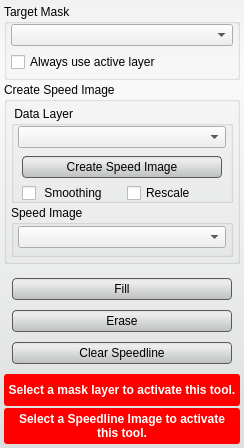
<?xml version="1.0" encoding="UTF-8"?>
<ui version="4.0">
 <class>SpeedlineToolInterface</class>
 <widget class="QWidget" name="SpeedlineToolInterface">
  <property name="geometry">
   <rect>
    <x>0</x>
    <y>0</y>
    <width>244</width>
    <height>448</height>
   </rect>
  </property>
  <property name="sizePolicy">
   <sizepolicy hsizetype="MinimumExpanding" vsizetype="Fixed">
    <horstretch>0</horstretch>
    <verstretch>0</verstretch>
   </sizepolicy>
  </property>
  <property name="windowTitle">
   <string>Speedline Tool</string>
  </property>
  <property name="styleSheet">
   <string notr="true">QWidget#SpeedlineToolInterface{
  border-radius: 3px;
  background-color: qlineargradient(spread:pad, x1:0.5, y1:0, x2:0.5, y2:0.960227, stop:0 rgba(241, 241, 241, 255), stop:0.155779 rgba(250, 250, 250, 255), stop:1 rgba(222, 224, 224, 255));       
}

QPushButton{
  background-color: qlineargradient(spread:pad, x1:0.5, y1:0, x2:0.5, y2:0.960227, stop:0 rgba(221, 221, 221, 255), stop:0.155779 rgba(238, 238, 238, 255), stop:1 rgba(192, 194, 194, 255));
  border-radius: 4px;
  border: 1px solid rgb(90, 90, 90);
  margin:4px;
}

QPushButton:hover{
  background-color: qlineargradient(spread:pad, x1:0.5, y1:0, x2:0.5, y2:1, stop:0 rgba(195, 195, 195, 255), stop:0.253769 rgba(206, 206, 206, 255), stop:1 rgba(185, 185, 185, 255));
  border-radius: 4px;
  border: 1px solid rgb(90, 90, 90);
  margin:4px;
}

QPushButton:pressed{
  background-color: qlineargradient(spread:pad, x1:0.5, y1:0, x2:0.5, y2:1, stop:0 rgba(150, 150, 150, 255), stop:0.753769 rgba(206, 206, 206, 255), stop:1 rgba(185, 185, 185, 255));
  border-radius: 4px;
  border: 1px solid rgb(90, 90, 90);
  margin:4px;
}</string>
  </property>
  <layout class="QVBoxLayout" name="verticalLayout_5">
   <property name="spacing">
    <number>2</number>
   </property>
   <property name="margin">
    <number>4</number>
   </property>
   <item>
    <widget class="QGroupBox" name="target_groupbox_">
     <property name="minimumSize">
      <size>
       <width>0</width>
       <height>76</height>
      </size>
     </property>
     <property name="maximumSize">
      <size>
       <width>16777215</width>
       <height>76</height>
      </size>
     </property>
     <property name="title">
      <string>Target Mask</string>
     </property>
     <layout class="QVBoxLayout" name="verticalLayout_4">
      <property name="spacing">
       <number>6</number>
      </property>
      <property name="leftMargin">
       <number>4</number>
      </property>
      <property name="topMargin">
       <number>0</number>
      </property>
      <property name="rightMargin">
       <number>4</number>
      </property>
      <property name="bottomMargin">
       <number>4</number>
      </property>
      <item>
       <widget class="QtUtils::QtDropableComboBox" name="target_mask_">
        <property name="sizePolicy">
         <sizepolicy hsizetype="Ignored" vsizetype="Fixed">
          <horstretch>0</horstretch>
          <verstretch>0</verstretch>
         </sizepolicy>
        </property>
       </widget>
      </item>
      <item>
       <widget class="QWidget" name="widget_2" native="true">
        <property name="minimumSize">
         <size>
          <width>0</width>
          <height>20</height>
         </size>
        </property>
        <layout class="QHBoxLayout" name="horizontalLayout">
         <property name="spacing">
          <number>0</number>
         </property>
         <property name="margin">
          <number>0</number>
         </property>
         <item>
          <widget class="QCheckBox" name="use_active_layer_">
           <property name="text">
            <string>Always use active layer</string>
           </property>
          </widget>
         </item>
        </layout>
       </widget>
      </item>
     </layout>
    </widget>
   </item>
   <item>
    <widget class="QGroupBox" name="size_groupbox_">
     <property name="sizePolicy">
      <sizepolicy hsizetype="Ignored" vsizetype="Preferred">
       <horstretch>0</horstretch>
       <verstretch>0</verstretch>
      </sizepolicy>
     </property>
     <property name="title">
      <string>Create Speed Image</string>
     </property>
     <layout class="QVBoxLayout" name="verticalLayout_2">
      <property name="spacing">
       <number>2</number>
      </property>
      <property name="margin">
       <number>4</number>
      </property>
      <item>
       <widget class="QGroupBox" name="connected_to_mask_groupbox_">
        <property name="title">
         <string> Data Layer </string>
        </property>
        <property name="alignment">
         <set>Qt::AlignLeading|Qt::AlignLeft|Qt::AlignTop</set>
        </property>
        <layout class="QVBoxLayout" name="verticalLayout_6">
         <property name="spacing">
          <number>4</number>
         </property>
         <property name="leftMargin">
          <number>4</number>
         </property>
         <property name="topMargin">
          <number>0</number>
         </property>
         <property name="rightMargin">
          <number>4</number>
         </property>
         <property name="bottomMargin">
          <number>0</number>
         </property>
         <item>
          <widget class="QtUtils::QtDropableComboBox" name="target_data_layer_">
           <property name="sizePolicy">
            <sizepolicy hsizetype="Ignored" vsizetype="Fixed">
             <horstretch>0</horstretch>
             <verstretch>0</verstretch>
            </sizepolicy>
           </property>
          </widget>
         </item>
         <item>
          <widget class="QWidget" name="widget_3" native="true">
           <property name="sizePolicy">
            <sizepolicy hsizetype="Ignored" vsizetype="Preferred">
             <horstretch>33</horstretch>
             <verstretch>0</verstretch>
            </sizepolicy>
           </property>
           <property name="minimumSize">
            <size>
             <width>120</width>
             <height>36</height>
            </size>
           </property>
           <layout class="QVBoxLayout" name="verticalLayout_3">
            <property name="spacing">
             <number>4</number>
            </property>
            <property name="margin">
             <number>0</number>
            </property>
            <item>
             <widget class="QPushButton" name="run_gradient_button_">
              <property name="minimumSize">
               <size>
                <width>0</width>
                <height>30</height>
               </size>
              </property>
              <property name="text">
               <string>Create Speed Image</string>
              </property>
             </widget>
            </item>
            <item>
             <widget class="QWidget" name="widget_4" native="true">
              <layout class="QHBoxLayout" name="horizontalLayout_2">
               <property name="spacing">
                <number>10</number>
               </property>
               <property name="leftMargin">
                <number>4</number>
               </property>
               <property name="topMargin">
                <number>0</number>
               </property>
               <property name="rightMargin">
                <number>4</number>
               </property>
               <property name="bottomMargin">
                <number>0</number>
               </property>
               <item>
                <widget class="QCheckBox" name="use_smooth_">
                 <property name="sizePolicy">
                  <sizepolicy hsizetype="Minimum" vsizetype="Fixed">
                   <horstretch>0</horstretch>
                   <verstretch>0</verstretch>
                  </sizepolicy>
                 </property>
                 <property name="minimumSize">
                  <size>
                   <width>0</width>
                   <height>30</height>
                  </size>
                 </property>
                 <property name="text">
                  <string> Smoothing</string>
                 </property>
                </widget>
               </item>
               <item>
                <widget class="QCheckBox" name="use_rescale_">
                 <property name="sizePolicy">
                  <sizepolicy hsizetype="Minimum" vsizetype="Fixed">
                   <horstretch>0</horstretch>
                   <verstretch>0</verstretch>
                  </sizepolicy>
                 </property>
                 <property name="minimumSize">
                  <size>
                   <width>0</width>
                   <height>30</height>
                  </size>
                 </property>
                 <property name="text">
                  <string>Rescale</string>
                 </property>
                </widget>
               </item>
              </layout>
             </widget>
            </item>
           </layout>
          </widget>
         </item>
        </layout>
       </widget>
      </item>
      <item>
       <widget class="QGroupBox" name="connected_to_gradient_groupbox_">
        <property name="sizePolicy">
         <sizepolicy hsizetype="Ignored" vsizetype="Preferred">
          <horstretch>0</horstretch>
          <verstretch>0</verstretch>
         </sizepolicy>
        </property>
        <property name="minimumSize">
         <size>
          <width>0</width>
          <height>52</height>
         </size>
        </property>
        <property name="maximumSize">
         <size>
          <width>16777215</width>
          <height>52</height>
         </size>
        </property>
        <property name="title">
         <string>Speed Image</string>
        </property>
        <property name="alignment">
         <set>Qt::AlignLeading|Qt::AlignLeft|Qt::AlignTop</set>
        </property>
        <layout class="QHBoxLayout" name="horizontalLayout_3">
         <property name="spacing">
          <number>0</number>
         </property>
         <property name="leftMargin">
          <number>4</number>
         </property>
         <property name="topMargin">
          <number>0</number>
         </property>
         <property name="rightMargin">
          <number>4</number>
         </property>
         <property name="bottomMargin">
          <number>4</number>
         </property>
         <item>
          <widget class="QtUtils::QtDropableComboBox" name="gradient_layer_">
           <property name="sizePolicy">
            <sizepolicy hsizetype="Ignored" vsizetype="Fixed">
             <horstretch>0</horstretch>
             <verstretch>0</verstretch>
            </sizepolicy>
           </property>
          </widget>
         </item>
        </layout>
       </widget>
      </item>
     </layout>
    </widget>
   </item>
   <item>
    <widget class="QtUtils::QtLogSliderIntCombo" name="iterations_" native="true"/>
   </item>
   <item>
    <widget class="QtUtils::QtSliderDoubleCombo" name="termination_" native="true"/>
   </item>
   <item>
    <widget class="QWidget" name="widget" native="true">
     <layout class="QVBoxLayout" name="verticalLayout">
      <property name="spacing">
       <number>2</number>
      </property>
      <property name="margin">
       <number>4</number>
      </property>
      <item>
       <widget class="QPushButton" name="fill_button_">
        <property name="minimumSize">
         <size>
          <width>0</width>
          <height>30</height>
         </size>
        </property>
        <property name="text">
         <string>Fill</string>
        </property>
       </widget>
      </item>
      <item>
       <widget class="QPushButton" name="erase_button_">
        <property name="minimumSize">
         <size>
          <width>0</width>
          <height>30</height>
         </size>
        </property>
        <property name="text">
         <string>Erase</string>
        </property>
       </widget>
      </item>
      <item>
       <widget class="QPushButton" name="clear_button_">
        <property name="minimumSize">
         <size>
          <width>0</width>
          <height>30</height>
         </size>
        </property>
        <property name="text">
         <string>Clear Speedline</string>
        </property>
       </widget>
      </item>
     </layout>
    </widget>
   </item>
   <item>
    <widget class="QWidget" name="message_mask_alert_" native="true">
     <property name="minimumSize">
      <size>
       <width>0</width>
       <height>32</height>
      </size>
     </property>
     <property name="styleSheet">
      <string notr="true">QLabel#message_{
  color: white;
  font: bold;
}

QWidget#message_mask_alert_{
  border-radius: 3px;
  background-color: red;
}</string>
     </property>
     <layout class="QHBoxLayout" name="horizontalLayout_4">
      <property name="spacing">
       <number>0</number>
      </property>
      <property name="margin">
       <number>4</number>
      </property>
      <item>
       <widget class="QLabel" name="message_">
        <property name="text">
         <string>Select a mask layer to activate this tool.</string>
        </property>
        <property name="alignment">
         <set>Qt::AlignCenter</set>
        </property>
        <property name="wordWrap">
         <bool>true</bool>
        </property>
       </widget>
      </item>
     </layout>
    </widget>
   </item>
   <item>
    <widget class="QWidget" name="message_gradient_magnitude_layer_alert_" native="true">
     <property name="sizePolicy">
      <sizepolicy hsizetype="Ignored" vsizetype="Preferred">
       <horstretch>0</horstretch>
       <verstretch>0</verstretch>
      </sizepolicy>
     </property>
     <property name="minimumSize">
      <size>
       <width>0</width>
       <height>32</height>
      </size>
     </property>
     <property name="styleSheet">
      <string notr="true">QLabel#message_1_{
  color: white;
  font: bold;
}

QWidget#message_gradient_magnitude_layer_alert_{
  border-radius: 3px;
  background-color: red;
}</string>
     </property>
     <layout class="QHBoxLayout" name="horizontalLayout_5">
      <property name="spacing">
       <number>0</number>
      </property>
      <property name="margin">
       <number>4</number>
      </property>
      <item>
       <widget class="QLabel" name="message_1_">
        <property name="text">
         <string>Select a Speedline Image to activate this tool.</string>
        </property>
        <property name="alignment">
         <set>Qt::AlignCenter</set>
        </property>
        <property name="wordWrap">
         <bool>true</bool>
        </property>
       </widget>
      </item>
     </layout>
    </widget>
   </item>
  </layout>
 </widget>
 <customwidgets>
  <customwidget>
   <class>QtUtils::QtDropableComboBox</class>
   <extends>QComboBox</extends>
   <header location="global">QtUtils/Widgets/QtDropableComboBox.h</header>
  </customwidget>
  <customwidget>
   <class>QtUtils::QtLogSliderIntCombo</class>
   <extends>QWidget</extends>
   <header location="global">QtUtils/Widgets/QtLogSliderIntCombo.h</header>
   <container>1</container>
  </customwidget>
  <customwidget>
   <class>QtUtils::QtSliderDoubleCombo</class>
   <extends>QWidget</extends>
   <header location="global">QtUtils/Widgets/QtSliderDoubleCombo.h</header>
   <container>1</container>
  </customwidget>
 </customwidgets>
 <resources/>
 <connections/>
</ui>
